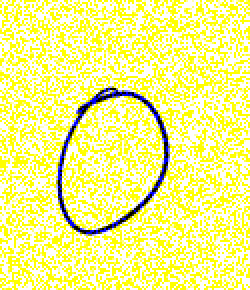
#> input picture dataset/Zyad/0_1__gnoise.png, 125 x 145 px (shown 2 times larger); its folder holds only this picture in this run
$ jupyter execute augment.ipynb
#> lines starting #> are read from the running program, lines starting #| are printed output that depends on the picture
[cell 1]
from PIL import Image
import os
import cv2
import numpy as np

def crop_image(image_path, left, top, right, bottom):
    image = Image.open(image_path)
    cropped_image = image.crop((left, top, right, bottom))

    return cropped_image

def generate_images(image_path, rotation_angles, output_path):
    # Load the original image
#> called with image_path = './dataset/Zyad/0_1__gnoise.png', output_path = './dataset/Zyad/'
    original_image = Image.open(image_path)
#> original_image is the input picture: PIL image 125x145 RGB; mean R, G, B 248.4, 248.4, 143.1
    image_name = os.path.splitext(os.path.basename(image_path))[0]

    # Iterate through the rotation angles
    for angle in rotation_angles:
        rotated_image = original_image.rotate(angle, expand=True, fillcolor='white')
        saved_path = f"{output_path}{image_name}__rot{angle}deg.png"
        rotated_image.save(saved_path)
#> this loop made 31 passes
#> pass 1, in generate_images, `rotated_image = original_image.rotate(angle, expand=True, fillcolor='w..`:
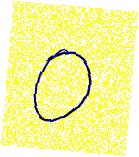
#> rotated_image: PIL image 139x157 RGB; mean R, G, B 249.5, 249.5, 162.2
#> pass 2, in generate_images, `rotated_image = original_image.rotate(angle, expand=True, fillcolor='w..`:
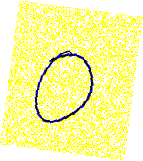
#> rotated_image: PIL image 143x161 RGB; mean R, G, B 249.8, 249.8, 166.9
#> pass 3, in generate_images, `rotated_image = original_image.rotate(angle, expand=True, fillcolor='w..`:
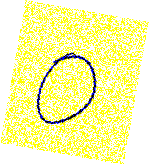
#> rotated_image: PIL image 149x165 RGB; mean R, G, B 250.1, 250.1, 172.5
#> after the loop:
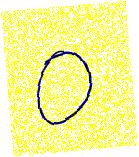
#> rotated_image: PIL image 139x157 RGB; mean R, G, B 249.5, 249.5, 162.1

    # Save images for Gaussian Noise
    image = cv2.imread(image_path)

    # Generate random Gaussian noise
    mean = 0
    stddev = 750
    noise = np.zeros_like(image, dtype=np.int16)
    cv2.randn(noise, mean, stddev)
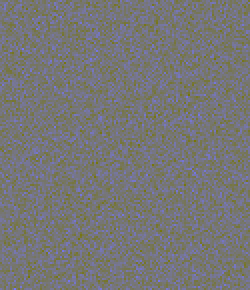
#> noise: shape (145, 125, 3) int16 (shown 2 times larger); mean of channels 0, 1, 2 9.2, 0, 0; drawn with min black and max white

    # Add the noise to the image
    noisy_image = np.clip(image + noise, 0, 255).astype(np.uint8)
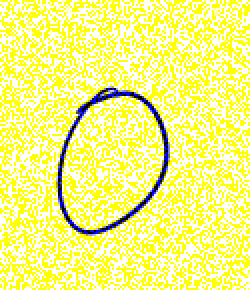
#> noisy_image: shape (145, 125, 3) (shown 2 times larger); mean B, G, R 131.2, 248.4, 248.4

    # Save the noisy image
    cv2.imwrite(f'{output_path}{image_name}__gnoise.png', noisy_image)

$ run again, on dataset/Zyad/0_3__rot-20deg.png
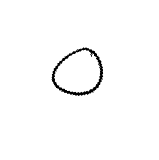
#> input picture dataset/Zyad/0_3__rot-20deg.png, 159 x 160 px
#> in generate_images, original_image is the input picture: PIL image 159x160 RGBA; mean R, G, B, A 251.1, 251.1, 251.1, 255
#> in generate_images, `cv2.randn(noise, mean, stddev)`:
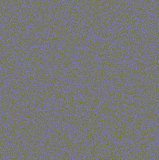
#> noise: shape (160, 159, 3) int16; mean of channels 0, 1, 2 1.1, 0, 0; drawn with min black and max white
#> in generate_images, `noisy_image = np.clip(image + noise, 0, 255).astype(np.uint8)`:
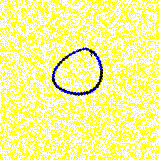
#> noisy_image: shape (160, 159, 3); mean B, G, R 144.6, 251.1, 251.1

$ run again, on dataset/Zyad/0_4__gnoise.png
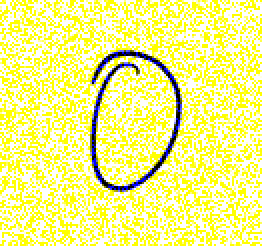
#> input picture dataset/Zyad/0_4__gnoise.png, 131 x 123 px (shown 2 times larger)
#> in generate_images, original_image is the input picture: PIL image 131x123 RGB; mean R, G, B 247.3, 247.3, 142
#> after the loop in generate_images, `for angle in rotation_angles:`:
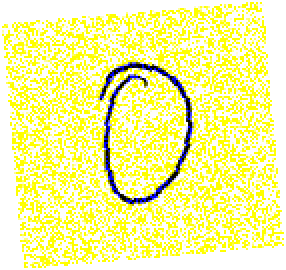
#> rotated_image: PIL image 143x135 RGB (shown 2 times larger); mean R, G, B 248.6, 248.6, 160.6
#> in generate_images, `noisy_image = np.clip(image + noise, 0, 255).astype(np.uint8)`:
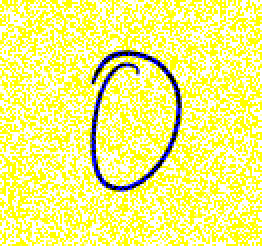
#> noisy_image: shape (123, 131, 3) (shown 2 times larger); mean B, G, R 131, 247.3, 247.3
